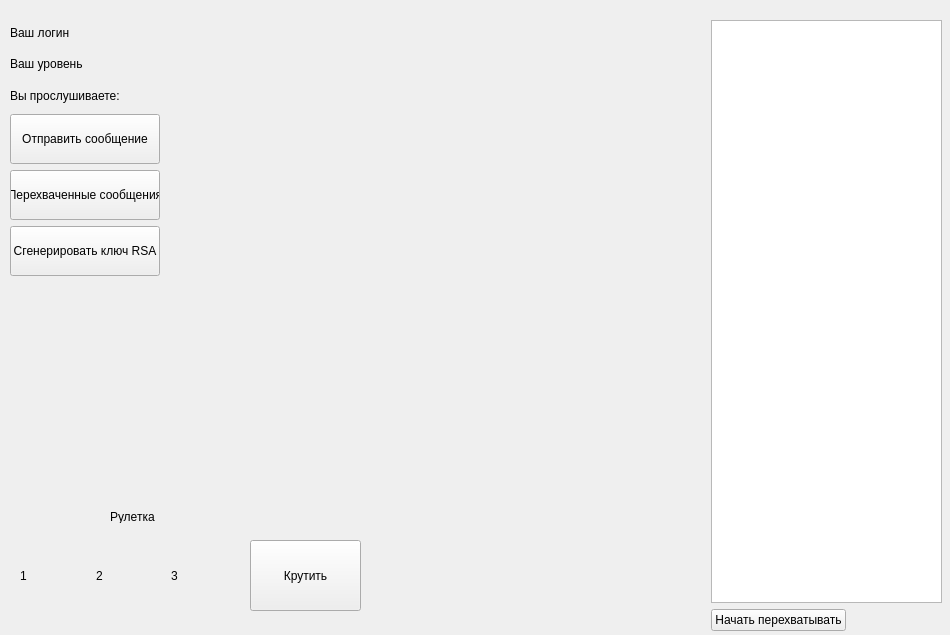
<?xml version="1.0" encoding="UTF-8"?>
<ui version="4.0">
 <class>home_window</class>
 <widget class="QWidget" name="home_window">
  <property name="geometry">
   <rect>
    <x>0</x>
    <y>0</y>
    <width>950</width>
    <height>635</height>
   </rect>
  </property>
  <property name="minimumSize">
   <size>
    <width>0</width>
    <height>0</height>
   </size>
  </property>
  <property name="maximumSize">
   <size>
    <width>16777215</width>
    <height>16777215</height>
   </size>
  </property>
  <property name="windowTitle">
   <string>Form</string>
  </property>
  <widget class="QWidget" name="gridLayoutWidget1">
   <property name="geometry">
    <rect>
     <x>230</x>
     <y>20</y>
     <width>471</width>
     <height>451</height>
    </rect>
   </property>
   <layout class="QGridLayout" name="componate_custom_buttons_img"/>
  </widget>
  <widget class="QWidget" name="layoutWidget2">
   <property name="geometry">
    <rect>
     <x>10</x>
     <y>20</y>
     <width>216</width>
     <height>256</height>
    </rect>
   </property>
   <layout class="QVBoxLayout" name="componate">
    <item>
     <layout class="QVBoxLayout" name="componate_info">
      <item>
       <layout class="QHBoxLayout" name="componate_lbl_login">
        <item>
         <widget class="QLabel" name="lbl_login_show">
          <property name="text">
           <string>Ваш логин</string>
          </property>
         </widget>
        </item>
        <item>
         <widget class="QLabel" name="lbl_login_value">
          <property name="text">
           <string/>
          </property>
         </widget>
        </item>
        <item>
         <spacer name="horizontalSpacer">
          <property name="orientation">
           <enum>Qt::Horizontal</enum>
          </property>
          <property name="sizeHint" stdset="0">
           <size>
            <width>138</width>
            <height>20</height>
           </size>
          </property>
         </spacer>
        </item>
       </layout>
      </item>
      <item>
       <layout class="QHBoxLayout" name="componate_lbl_level">
        <item>
         <widget class="QLabel" name="lbl_level_show">
          <property name="text">
           <string>Ваш уровень</string>
          </property>
         </widget>
        </item>
        <item>
         <widget class="QLabel" name="lbl_level_value">
          <property name="text">
           <string/>
          </property>
         </widget>
        </item>
        <item>
         <spacer name="horizontalSpacer_2">
          <property name="orientation">
           <enum>Qt::Horizontal</enum>
          </property>
          <property name="sizeHint" stdset="0">
           <size>
            <width>40</width>
            <height>20</height>
           </size>
          </property>
         </spacer>
        </item>
       </layout>
      </item>
      <item>
       <layout class="QHBoxLayout" name="componate_overhear_info">
        <item>
         <widget class="QLabel" name="lbl_overhear_show">
          <property name="text">
           <string>Вы прослушиваете:</string>
          </property>
         </widget>
        </item>
        <item>
         <widget class="QLabel" name="lbl_overhere_value">
          <property name="text">
           <string/>
          </property>
         </widget>
        </item>
        <item>
         <spacer name="horizontalSpacer_3">
          <property name="orientation">
           <enum>Qt::Horizontal</enum>
          </property>
          <property name="sizeHint" stdset="0">
           <size>
            <width>40</width>
            <height>20</height>
           </size>
          </property>
         </spacer>
        </item>
       </layout>
      </item>
     </layout>
    </item>
    <item>
     <layout class="QHBoxLayout" name="componate_send_messege_button">
      <item>
       <widget class="QPushButton" name="button_send_messege">
        <property name="minimumSize">
         <size>
          <width>150</width>
          <height>50</height>
         </size>
        </property>
        <property name="maximumSize">
         <size>
          <width>150</width>
          <height>50</height>
         </size>
        </property>
        <property name="text">
         <string>Отправить сообщение</string>
        </property>
       </widget>
      </item>
      <item>
       <spacer name="horizontalSpacer_5">
        <property name="orientation">
         <enum>Qt::Horizontal</enum>
        </property>
        <property name="sizeHint" stdset="0">
         <size>
          <width>40</width>
          <height>20</height>
         </size>
        </property>
       </spacer>
      </item>
     </layout>
    </item>
    <item>
     <layout class="QHBoxLayout" name="componate_button_intercept">
      <item>
       <widget class="QPushButton" name="button_overhear_messege">
        <property name="minimumSize">
         <size>
          <width>150</width>
          <height>50</height>
         </size>
        </property>
        <property name="maximumSize">
         <size>
          <width>150</width>
          <height>50</height>
         </size>
        </property>
        <property name="text">
         <string>Перехваченные сообщения</string>
        </property>
       </widget>
      </item>
      <item>
       <widget class="QLabel" name="lbl_new_intercepted_msg">
        <property name="minimumSize">
         <size>
          <width>50</width>
          <height>50</height>
         </size>
        </property>
        <property name="maximumSize">
         <size>
          <width>50</width>
          <height>50</height>
         </size>
        </property>
        <property name="text">
         <string/>
        </property>
       </widget>
      </item>
      <item>
       <spacer name="horizontalSpacer_10">
        <property name="orientation">
         <enum>Qt::Horizontal</enum>
        </property>
        <property name="sizeHint" stdset="0">
         <size>
          <width>40</width>
          <height>20</height>
         </size>
        </property>
       </spacer>
      </item>
     </layout>
    </item>
    <item>
     <layout class="QHBoxLayout" name="componate_button_diifi">
      <item>
       <widget class="QPushButton" name="button_assimetry">
        <property name="minimumSize">
         <size>
          <width>150</width>
          <height>50</height>
         </size>
        </property>
        <property name="maximumSize">
         <size>
          <width>150</width>
          <height>50</height>
         </size>
        </property>
        <property name="text">
         <string>Сгенерировать ключ RSA</string>
        </property>
       </widget>
      </item>
      <item>
       <spacer name="horizontalSpacer_9">
        <property name="orientation">
         <enum>Qt::Horizontal</enum>
        </property>
        <property name="sizeHint" stdset="0">
         <size>
          <width>40</width>
          <height>20</height>
         </size>
        </property>
       </spacer>
      </item>
     </layout>
    </item>
   </layout>
  </widget>
  <widget class="QPushButton" name="automat">
   <property name="geometry">
    <rect>
     <x>250</x>
     <y>540</y>
     <width>111</width>
     <height>71</height>
    </rect>
   </property>
   <property name="text">
    <string>Крутить</string>
   </property>
  </widget>
  <widget class="QWidget" name="horizontalLayoutWidget3">
   <property name="geometry">
    <rect>
     <x>20</x>
     <y>540</y>
     <width>221</width>
     <height>71</height>
    </rect>
   </property>
   <layout class="QHBoxLayout" name="componate_automat_images">
    <item>
     <widget class="QLabel" name="rand_image1">
      <property name="text">
       <string>1</string>
      </property>
     </widget>
    </item>
    <item>
     <widget class="QLabel" name="rand_image2">
      <property name="text">
       <string>2</string>
      </property>
     </widget>
    </item>
    <item>
     <widget class="QLabel" name="rand_image3">
      <property name="text">
       <string>3</string>
      </property>
     </widget>
    </item>
   </layout>
  </widget>
  <widget class="QWidget" name="layoutWidget4">
   <property name="geometry">
    <rect>
     <x>711</x>
     <y>20</y>
     <width>231</width>
     <height>611</height>
    </rect>
   </property>
   <layout class="QVBoxLayout" name="componate_overhear_all">
    <item>
     <widget class="QListWidget" name="user_list"/>
    </item>
    <item>
     <layout class="QVBoxLayout" name="componate_overhear_edit">
      <item>
       <layout class="QHBoxLayout" name="componate_overhbutt">
        <item>
         <widget class="QPushButton" name="button_inercept">
          <property name="text">
           <string>Начать перехватывать</string>
          </property>
         </widget>
        </item>
        <item>
         <spacer name="horizontalSpacer_6">
          <property name="orientation">
           <enum>Qt::Horizontal</enum>
          </property>
          <property name="sizeHint" stdset="0">
           <size>
            <width>40</width>
            <height>20</height>
           </size>
          </property>
         </spacer>
        </item>
       </layout>
      </item>
     </layout>
    </item>
   </layout>
  </widget>
  <widget class="QLabel" name="label">
   <property name="geometry">
    <rect>
     <x>110</x>
     <y>510</y>
     <width>47</width>
     <height>13</height>
    </rect>
   </property>
   <property name="text">
    <string>Рулетка</string>
   </property>
  </widget>
 </widget>
 <resources/>
 <connections/>
</ui>
